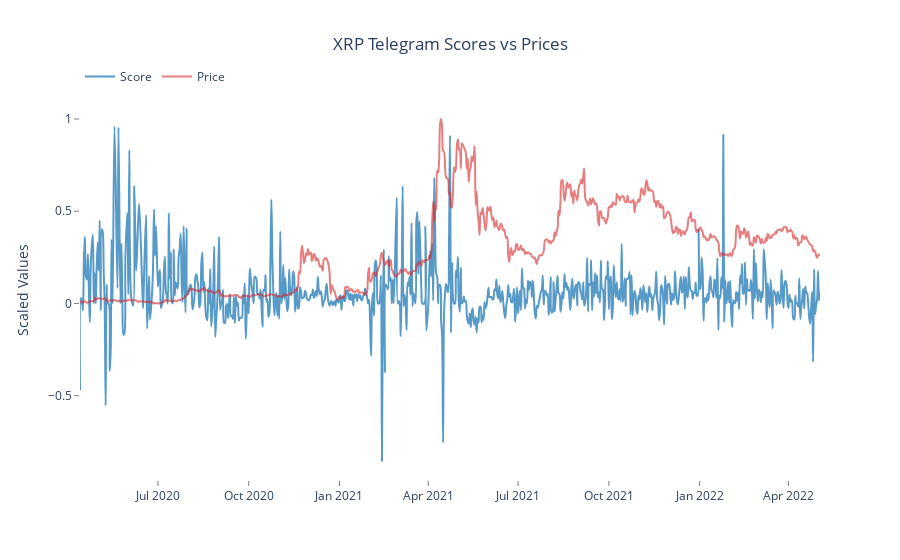

Here is the notebook cell this chart was saved with:
### Code cell
plot_scores_and_prices(xrp,  "XRP Telegram Scores vs Prices")

### Figure 1 — Plotly figure (JSON) as saved in the notebook; plotly's stock layout.template omitted (floating-point values rounded to 4 significant figures; data arrays with more than 128 entries replaced by an {"elided": "..."} marker saying what was removed)
{"data": [{"line": {"color": "rgba(31, 119, 180, 0.75)", "shape": "spline", "width": 2}, "mode": "lines", "name": "Score", "type": "scatter", "x": {"elided": "726 str values"}, "y": {"elided": "726 float values"}}, {"line": {"color": "rgba(214, 39, 40, 0.6)", "shape": "spline", "width": 2}, "mode": "lines", "name": "Price", "type": "scatter", "x": {"elided": "726 str values"}, "y": {"elided": "726 float values"}}], "layout": {"legend": {"orientation": "h", "y": 1.1}, "paper_bgcolor": "#fff", "plot_bgcolor": "#fff", "title": {"text": "XRP Telegram Scores vs Prices", "x": 0.5}, "xaxis": {"gridcolor": "rgb(255,255,255)", "showgrid": true, "showline": false, "showticklabels": true, "tickcolor": "rgb(127,127,127)", "ticks": "outside", "zeroline": false}, "yaxis": {"gridcolor": "rgb(255,255,255)", "showgrid": false, "showline": false, "showticklabels": true, "tickcolor": "rgb(127,127,127)", "ticks": "outside", "title": {"text": "Scaled Values"}, "zeroline": false}}}
